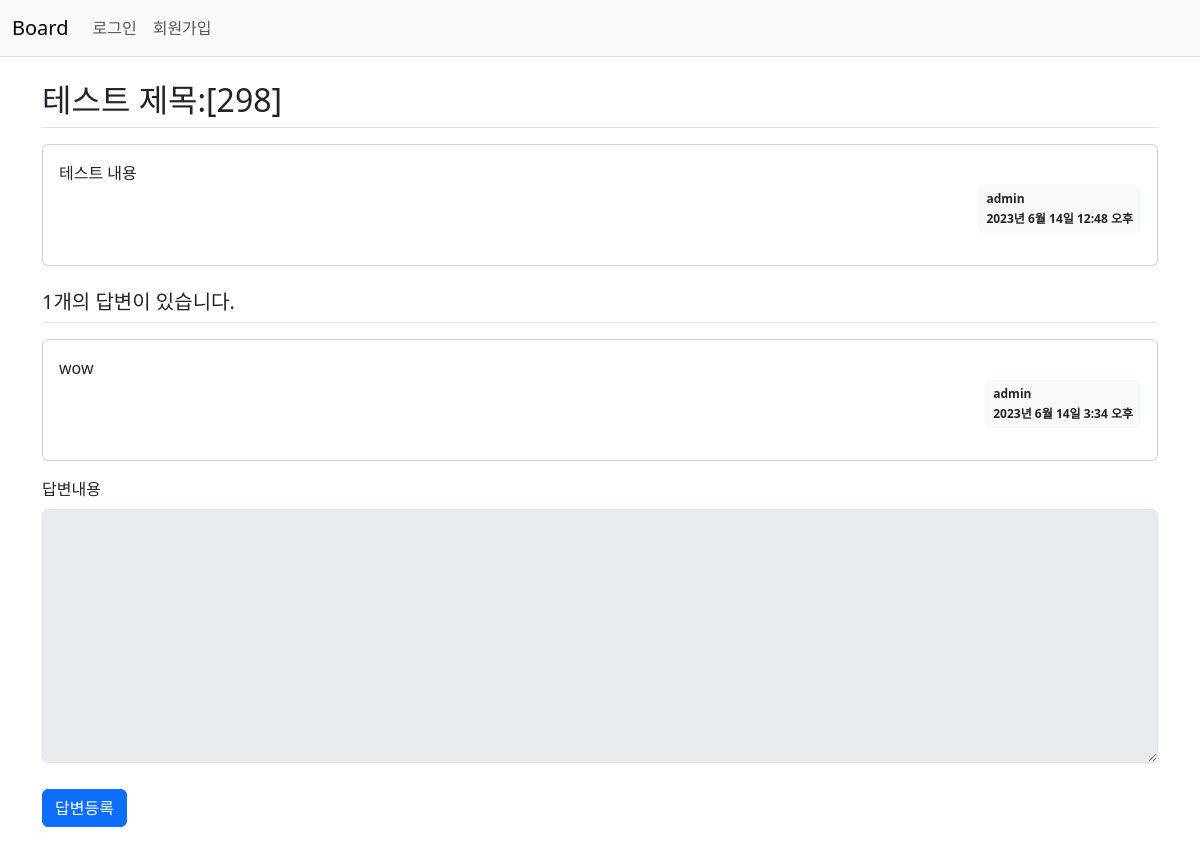
The page /board/305/ on the database as committed earlier.
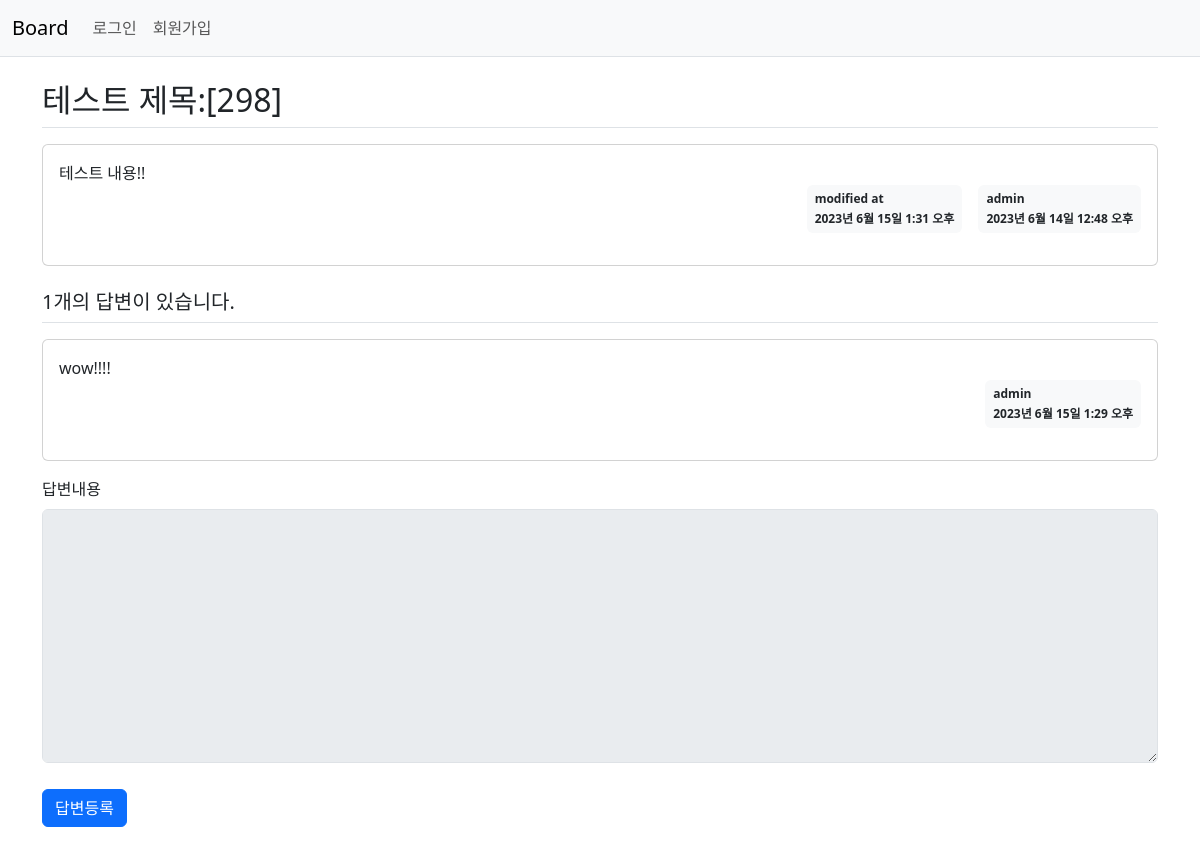
The same page on the database as committed later.
### board/models.py (models this page shows, shortened)
class Question(models.Model):
    author = models.ForeignKey(User, on_delete=models.CASCADE)
    subject = models.CharField(max_length=200)
    content = models.TextField()
    created_at = models.DateTimeField()
    modified_at = models.DateTimeField(null=True, blank=True)

class Answer(models.Model):
    author = models.ForeignKey(User, on_delete=models.CASCADE)
    question = models.ForeignKey(Question, on_delete=models.CASCADE)
    content = models.TextField()
    created_at = models.DateTimeField()
    modified_at = models.DateTimeField(null=True, blank=True)

### board/views.py (the view)
# urls.py: path('<int:question_id>/', views.detail, name='detail'),  # board/int값/
def detail(request, question_id):
    question = get_object_or_404(Question, pk=question_id) # Question.objects.get(id=question_id)
    context = {'question':question}
    return render(request, 'board/question_detail.html', context)

### templates/board/question_detail.html (shortened to what this page needs)
{% extends 'base.html' %}
{% block content %}
    <div class="container my-3">
        <h2 class="border-bottom py-2">{{ question.subject }}</h2>
        <div class="card my-3">
            <div class="card-body">
                <div class="card-text" style="white-space: pre-line;">{{ question.content }}</div>
                <div class="d-flex justify-content-end">
                    {% if question.modified_at %}
                    <div class="badge bg-light text-dark p-2 text-start mx-3">
                        <div class="mb-2">modified at</div>
                        <div>{{ question.modified_at }}</div>
                    </div>
                    {% endif %}
                    <div class="badge bg-light text-dark p-2 text-start">
                        <div class="mb-2">{{ question.author.username }}</div>
                        <div>{{ question.created_at }}</div>
                    </div>
                </div>
            </div>
        </div>
        <h5 class="border-bottom my-3 py-2">{{ question.answer_set.count }}개의 답변이 있습니다.</h5>
        {% for answer in question.answer_set.all %}
        <div class="card my-3">
            <div class="card-body">
                <div class="card-text" style="white-space: pre-line;">{{ answer.content }}</div>
                <div class="d-flex justify-content-end">
                    <div class="badge bg-light text-dark p-2 text-start">
                        <div class="mb-2">{{ answer.author.username }}</div>
                        <div>{{ answer.created_at }}</div>
                    </div>
                </div>
            </div>
        </div>
        {% endfor %}
    <form action = "{% url 'board:answer_create' question.id %}" method="post" class="my-3">
        <div class="mb-3">
            <label for="content" class="form-label">답변내용</label>
            <textarea {% if not user.is_authenticated %} disabled {% endif %}
                name="content" id="content" class="form-control" rows="10"></textarea>
        </div>
        <input type="submit" value="답변등록" class="btn btn-primary">
    </form>
</div>
{% endblock %}

### templates/base.html (shortened to what this page needs)
{% load static %}
<!DOCTYPE html>
<html lang="ko">
<head>
    <link rel="stylesheet" type="text/css" href="{% static 'style.css' %}">
    <link href="https://cdn.jsdelivr.net/npm/bootstrap@5.3.0/dist/css/bootstrap.min.css"
    rel="stylesheet"
>
</head>
<body>
    <nav class="navbar navbar-expand-lg navbar-light bg-light border-bottom">
        <div class="container-fluid">
            <a href="{% url 'board:index' %}" class="navbar-brand">Board</a>
            <div class="collapse navbar-collapse" id="navbarSupportedContent">
                <ul class="navbar-nav me-auto mb-2 mb-lg-0">
                    <li class="nav-item">
                        {% if user.is_authenticated %}
                        <a class="nav-link" href="{% url 'common:logout' %}">{{ user.username }} 로그아웃</a>
                        {% else %}
                        <a class="nav-link" href="{% url 'common:login' %}">로그인</a>
                        {% endif %}
                    </li>
                    <li class="nav-item">
                        {% if not user.is_authenticated %}
                        <a href="{% url 'common:signup' %}" class="nav-link">회원가입</a>
                        {% endif %}
                    </li>
                </ul>
            </div>
        </div>
    </nav>
    {% block content %}
    {% endblock %}
</body>
</html>

### static/style.css (style rules this page uses)
textarea { width:100%; }
input[type=submit] { margin-top:10px; }

Rows that differ between the two databases and show on the page:
changed Question "테스트 제목:[298]": content "테스트 내용" → "테스트 내용!!"; modified_at (not shown) → "2023년 6월 15일 1:31 오후"
changed Answer "admin": content "wow" → "wow!!!!"; created_at "2023년 6월 14일 3:34 오후" → "2023년 6월 15일 1:29 오후"
Other text that changed with them:
text now shown: "modified at"
